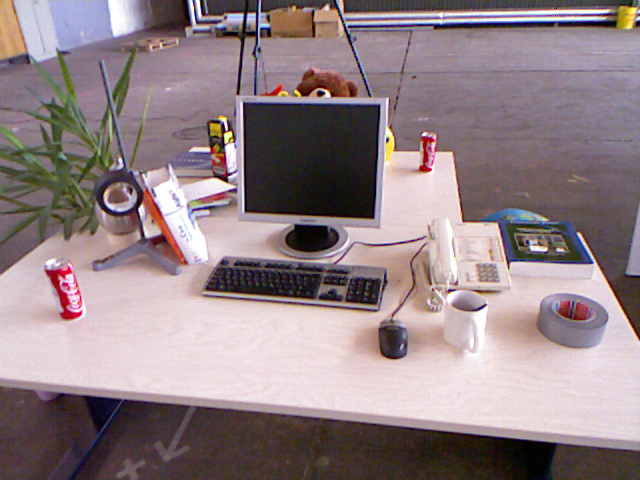
//> input picture slambook2/ch7/1.png, 640 x 480 px
$ ./orb_cv   (built with g++ and OpenCV 4)
//> lines starting //> are read from the running program, lines starting //| are printed output that depends on the picture
#include <iostream>
#include <opencv2/core/core.hpp>
#include <opencv2/features2d/features2d.hpp>
#include <opencv2/highgui/highgui.hpp>
#include <chrono>
#include <vector>

using namespace std;
using namespace cv;

int main(int argc, char **argv)
{

    // read images
    Mat image_1 = imread("../1.png");
//> image_1 is the input picture: 480 rows x 640 cols, CV_8UC3; mean B, G, R 133.9, 129.9, 146.3
    Mat image_2 = imread("../2.png");
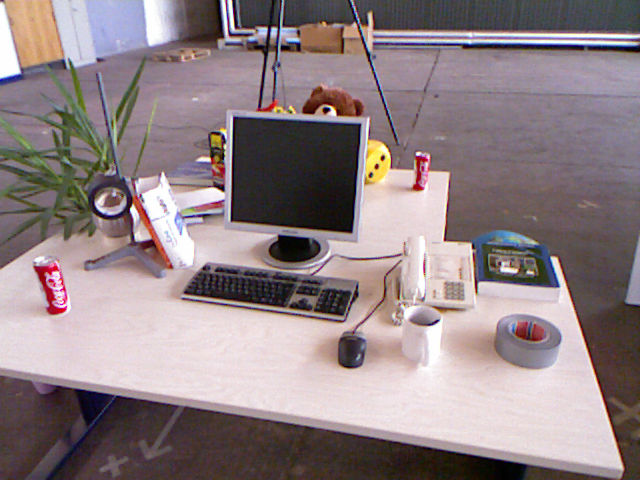
//> input picture slambook2/ch7/2.png, 640 x 480 px
//> image_2 is the input picture: 480 rows x 640 cols, CV_8UC3; mean B, G, R 133.1, 129.9, 144.4

    // initialization
    std::vector<KeyPoint> keypoint_1, keypoint_2;
    Mat descriptor_1, descriptor_2;
    Ptr<FeatureDetector> detector = GFTTDetector::create();
    Ptr<DescriptorExtractor> descriptor = ORB::create();
    Ptr<DescriptorMatcher> matcher = DescriptorMatcher::create("BruteForce-Hamming");

    // detect Oriented fast keypoints
    chrono::steady_clock::time_point t1 = chrono::steady_clock::now();
    detector->detect(image_1, keypoint_1);
//> keypoint_1 = 1000 keypoints; strongest (x, y, size): (430, 169, 3), (592, 262, 3), (226, 131, 3), (228, 130, 3)
    detector->detect(image_2, keypoint_2);
//> keypoint_2 = 1000 keypoints; strongest (x, y, size): (382, 159, 3), (383, 156, 3), (223, 190, 3), (444, 240, 3)

    // compute BRIEF descriptors
    descriptor->compute(image_1, keypoint_1, descriptor_1);
//> keypoint_1 = 858 keypoints; strongest (x, y, size): (430, 169, 3), (592, 262, 3), (226, 131, 3), (228, 130, 3)
    descriptor->compute(image_2, keypoint_2, descriptor_2);
//> keypoint_2 = 944 keypoints; strongest (x, y, size): (382, 159, 3), (383, 156, 3), (223, 190, 3), (444, 240, 3)
    chrono::steady_clock::time_point t2 = chrono::steady_clock::now();
    chrono::duration<double> time_used = chrono::duration_cast<chrono::duration<double>>(t2 - t1);
    cout << "extract ORB cost = " << time_used.count() << " seconds. " << endl;

    Mat outimg1;
    drawKeypoints(image_1, keypoint_1, outimg1, Scalar::all(-1));
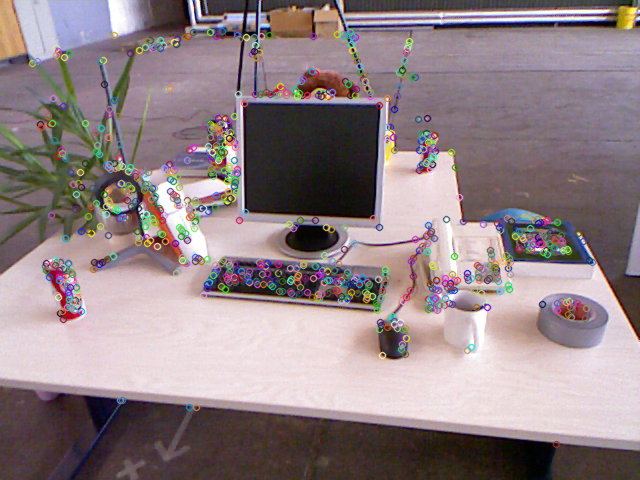
//> outimg1: 480 rows x 640 cols, CV_8UC3; mean B, G, R 134.1, 130.5, 145.7
    imshow("ORB features", outimg1);

    // use Hamming distance to brute force matching
    vector<DMatch> matches;
    t1 = chrono::steady_clock::now();
    matcher->match(descriptor_1, descriptor_2, matches);
//> matches = 858 matches
    t2 = chrono::steady_clock::now();
    time_used = chrono::duration_cast<chrono::duration<double>>(t2 - t1);
    cout << "match ORB cost = " << time_used.count() << " seconds. " << endl;


    auto min_max = minmax_element(matches.begin(), matches.end(),
    [](const DMatch &m1, const DMatch &m2) { return m1.distance < m2.distance; });
    double min_dist = min_max.first->distance;
//> min_dist = 3
    double max_dist = min_max.second->distance;
//> max_dist = 87

    printf("-- Max dist : %f \n", max_dist);
//| -- Max dist : 87.000000
    printf("-- Min dist : %f \n", min_dist);
//| -- Min dist : 3.000000


    // remove bad matchs
    std::vector<DMatch> good_matches;
    for (int i = 0; i < descriptor_1.rows; i++) {
      if (matches[i].distance <= max(2 * min_dist, 30.0)) {
        good_matches.push_back(matches[i]);
      }
    }
//> after the loop, good_matches = 288 matches

    // show results
    Mat img_match;
    Mat img_goodmatch;
    drawMatches(image_1, keypoint_1, image_2, keypoint_2, matches, img_match);
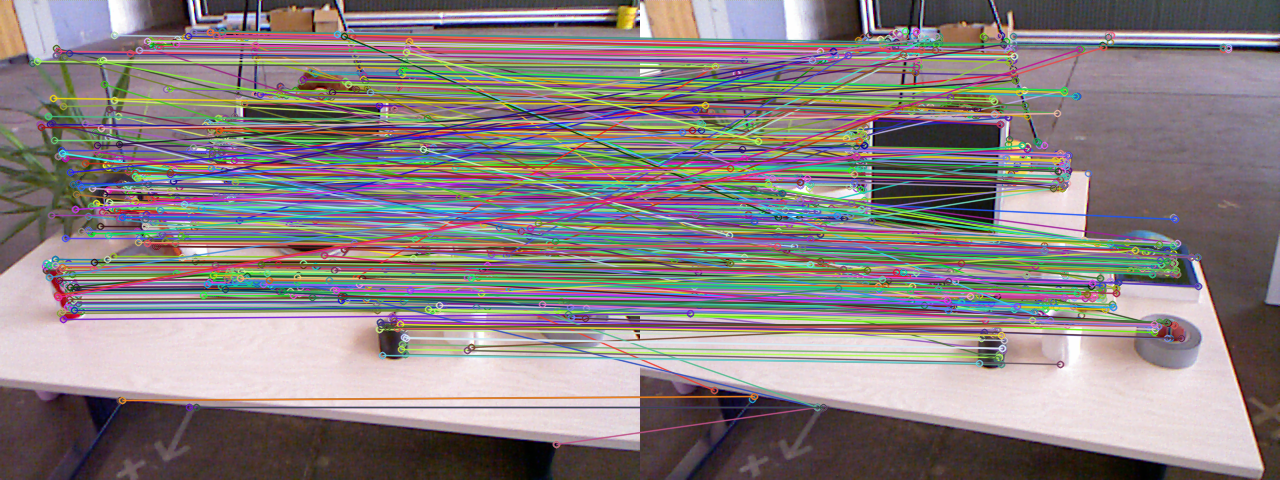
//> img_match: 480 rows x 1280 cols, CV_8UC3; mean B, G, R 130, 128.8, 137.9
    drawMatches(image_1, keypoint_1, image_2, keypoint_2, good_matches, img_goodmatch);
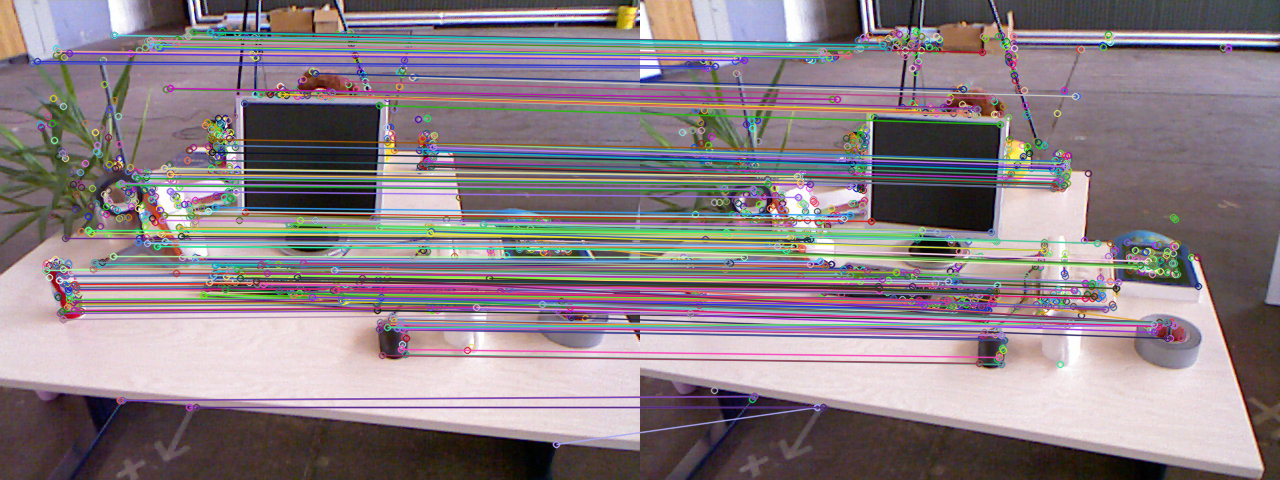
//> img_goodmatch: 480 rows x 1280 cols, CV_8UC3; mean B, G, R 133.4, 127.8, 139.3
    imshow("all matches", img_match);
    imshow("good matches", img_goodmatch);
    waitKey(0);
}
